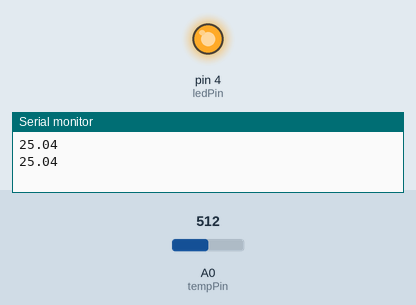
Simulated run of this sketch. Board: Arduino Uno, built with avr-gcc and run on an emulated ATmega328P. Parts: output pins drawn as LEDs (lit = HIGH), the last lines printed to the serial monitor. The inputs (shaded band) are chosen by the test bench; at power-on: A0 (tempPin) = 512.

Above: at 1.8 s.
1.9 s: A0 (tempPin) set to 497
At 2.4 s:
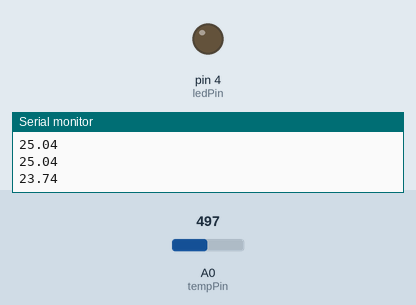
3.5 s: A0 (tempPin) set to 716
At 5.2 s:
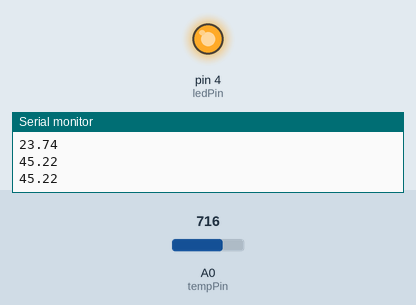
5.5 s: A0 (tempPin) set to 511
At 6.8 s:
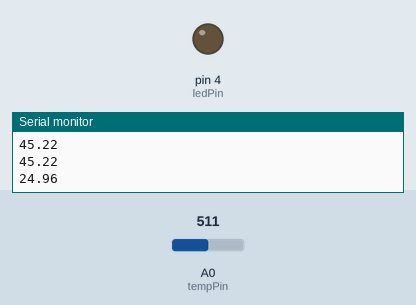
Timing chart, 0 to 8.5 s (numbered marks = the images above; inputs shaded):
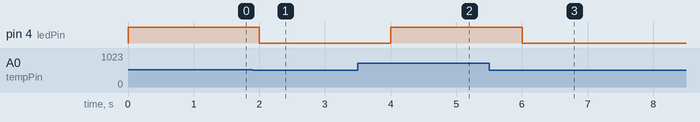

Measured:
- the behaviour switches between 512 and 511 on A0 (tempPin) (found by bisection; images 0 and 1)
- after the input at 1.9 s, pin 4 (ledPin): HIGH → LOW after 0.10 s
- after the input at 3.5 s, pin 4 (ledPin): LOW → HIGH after 0.50 s
- after the input at 5.5 s, pin 4 (ledPin): HIGH → LOW after 0.51 s

The sketch:

HeatDetector.ino
```cpp
// Demo of Grove - Starter Kit V2.0

// Reads the value of the Grove - Temperature Sensor, converts it to a Celsius temperature,
// and prints it to the serial console.
// Connect the Grove - Temperature Sensor to the socket marked A0
// Open the Serial Monitor in the Arduino IDE after uploading

// Define the pin to which the temperature sensor is connected.
const int tempPin = A0;
// Define the pin to which the LED is connected
const int ledPin = 4;

// Define the B-value of the thermistor.
// This value is a property of the thermistor used in the Grove - Temperature Sensor,
// and used to convert from the analog value it measures and a temperature value.
const int B = 3975;

// Define the heat threshold in deg Celsius
const int threshold = 25;

void setup()
{
    // Configure the serial communication line at 9600 baud (bits per second.)
    Serial.begin(9600);
    pinMode(ledPin, OUTPUT);
}

void loop()
{
    // Get the (raw) value of the temperature sensor.
    int val = analogRead(tempPin);

    // Determine the current resistance of the thermistor based on the sensor value.
    float resistance = (float)(1023-val)*10000/val;

    // Calculate the temperature based on the resistance value.
    float temperature = 1/(log(resistance/10000)/B+1/298.15)-273.15;

    // Light LED if temperature is above a threshold
    if (temperature > threshold)
    {
        digitalWrite(ledPin, HIGH);
    }
    else
    {
        digitalWrite(ledPin, LOW);
    }

    // Print the temperature to the serial console.
    Serial.println(temperature);

    // Wait one second between measurements.
    delay(1000);
}
```
